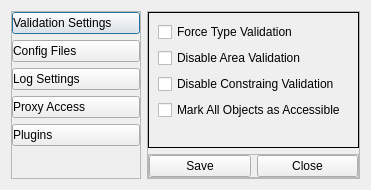
<?xml version="1.0" encoding="UTF-8"?>
<ui version="4.0">
 <class>settingsWindow</class>
 <widget class="QDialog" name="settingsWindow">
  <property name="geometry">
   <rect>
    <x>0</x>
    <y>0</y>
    <width>371</width>
    <height>190</height>
   </rect>
  </property>
  <property name="windowTitle">
   <string>Dialog</string>
  </property>
  <layout class="QHBoxLayout" name="horizontalLayout_2">
   <item>
    <widget class="QFrame" name="settingsButtonsView">
     <property name="frameShape">
      <enum>QFrame::StyledPanel</enum>
     </property>
     <property name="frameShadow">
      <enum>QFrame::Raised</enum>
     </property>
     <layout class="QVBoxLayout" name="verticalLayout_6">
      <property name="spacing">
       <number>6</number>
      </property>
      <property name="leftMargin">
       <number>0</number>
      </property>
      <property name="topMargin">
       <number>0</number>
      </property>
      <property name="rightMargin">
       <number>0</number>
      </property>
      <property name="bottomMargin">
       <number>0</number>
      </property>
      <item>
       <widget class="QPushButton" name="settingButton1">
        <property name="sizePolicy">
         <sizepolicy hsizetype="Minimum" vsizetype="Fixed">
          <horstretch>0</horstretch>
          <verstretch>0</verstretch>
         </sizepolicy>
        </property>
        <property name="minimumSize">
         <size>
          <width>128</width>
          <height>0</height>
         </size>
        </property>
        <property name="styleSheet">
         <string notr="true">Text-align:left;</string>
        </property>
        <property name="text">
         <string>Validation Settings</string>
        </property>
        <property name="icon">
         <iconset>
          <normaloff>icons/validator.png</normaloff>icons/validator.png</iconset>
        </property>
        <property name="iconSize">
         <size>
          <width>16</width>
          <height>16</height>
         </size>
        </property>
        <property name="checkable">
         <bool>false</bool>
        </property>
        <property name="checked">
         <bool>false</bool>
        </property>
        <property name="flat">
         <bool>false</bool>
        </property>
       </widget>
      </item>
      <item>
       <widget class="QPushButton" name="settingButton2">
        <property name="sizePolicy">
         <sizepolicy hsizetype="Preferred" vsizetype="Preferred">
          <horstretch>0</horstretch>
          <verstretch>0</verstretch>
         </sizepolicy>
        </property>
        <property name="minimumSize">
         <size>
          <width>128</width>
          <height>0</height>
         </size>
        </property>
        <property name="toolTip">
         <string>Select configuration files for a preset</string>
        </property>
        <property name="styleSheet">
         <string notr="true">Text-align:left;</string>
        </property>
        <property name="text">
         <string>Config Files</string>
        </property>
        <property name="icon">
         <iconset>
          <normaloff>icons/tool.svg</normaloff>icons/tool.svg</iconset>
        </property>
        <property name="checkable">
         <bool>false</bool>
        </property>
        <property name="checked">
         <bool>false</bool>
        </property>
        <property name="flat">
         <bool>false</bool>
        </property>
       </widget>
      </item>
      <item>
       <widget class="QPushButton" name="settingButton3">
        <property name="sizePolicy">
         <sizepolicy hsizetype="Minimum" vsizetype="Fixed">
          <horstretch>0</horstretch>
          <verstretch>0</verstretch>
         </sizepolicy>
        </property>
        <property name="minimumSize">
         <size>
          <width>128</width>
          <height>0</height>
         </size>
        </property>
        <property name="styleSheet">
         <string notr="true">Text-align:left;</string>
        </property>
        <property name="text">
         <string>Log Settings</string>
        </property>
        <property name="icon">
         <iconset>
          <normaloff>icons/archive.svg</normaloff>icons/archive.svg</iconset>
        </property>
        <property name="checkable">
         <bool>false</bool>
        </property>
        <property name="checked">
         <bool>false</bool>
        </property>
        <property name="flat">
         <bool>false</bool>
        </property>
       </widget>
      </item>
      <item>
       <widget class="QPushButton" name="settingButton4">
        <property name="sizePolicy">
         <sizepolicy hsizetype="Minimum" vsizetype="Fixed">
          <horstretch>0</horstretch>
          <verstretch>0</verstretch>
         </sizepolicy>
        </property>
        <property name="minimumSize">
         <size>
          <width>128</width>
          <height>0</height>
         </size>
        </property>
        <property name="styleSheet">
         <string notr="true">Text-align:left;</string>
        </property>
        <property name="text">
         <string>Proxy Access</string>
        </property>
        <property name="icon">
         <iconset>
          <normaloff>icons/loader.svg</normaloff>icons/loader.svg</iconset>
        </property>
        <property name="checkable">
         <bool>false</bool>
        </property>
        <property name="checked">
         <bool>false</bool>
        </property>
        <property name="flat">
         <bool>false</bool>
        </property>
       </widget>
      </item>
      <item>
       <widget class="QPushButton" name="settingButton5">
        <property name="sizePolicy">
         <sizepolicy hsizetype="Minimum" vsizetype="Fixed">
          <horstretch>0</horstretch>
          <verstretch>0</verstretch>
         </sizepolicy>
        </property>
        <property name="minimumSize">
         <size>
          <width>128</width>
          <height>0</height>
         </size>
        </property>
        <property name="styleSheet">
         <string notr="true">Text-align:left;</string>
        </property>
        <property name="text">
         <string>Plugins</string>
        </property>
        <property name="icon">
         <iconset>
          <normaloff>icons/log-in.svg</normaloff>icons/log-in.svg</iconset>
        </property>
        <property name="checkable">
         <bool>false</bool>
        </property>
        <property name="checked">
         <bool>false</bool>
        </property>
        <property name="flat">
         <bool>false</bool>
        </property>
       </widget>
      </item>
      <item>
       <spacer name="verticalSpacer_6">
        <property name="orientation">
         <enum>Qt::Vertical</enum>
        </property>
        <property name="sizeHint" stdset="0">
         <size>
          <width>20</width>
          <height>40</height>
         </size>
        </property>
       </spacer>
      </item>
     </layout>
    </widget>
   </item>
   <item>
    <widget class="QFrame" name="settingsView">
     <property name="frameShape">
      <enum>QFrame::StyledPanel</enum>
     </property>
     <property name="frameShadow">
      <enum>QFrame::Raised</enum>
     </property>
     <layout class="QVBoxLayout" name="verticalLayout_7">
      <property name="spacing">
       <number>6</number>
      </property>
      <property name="leftMargin">
       <number>0</number>
      </property>
      <property name="topMargin">
       <number>0</number>
      </property>
      <property name="rightMargin">
       <number>0</number>
      </property>
      <property name="bottomMargin">
       <number>0</number>
      </property>
      <item>
       <widget class="QStackedWidget" name="stackedWidget">
        <property name="frameShape">
         <enum>QFrame::Box</enum>
        </property>
        <property name="currentIndex">
         <number>0</number>
        </property>
        <widget class="QWidget" name="settings1">
         <layout class="QVBoxLayout" name="verticalLayout">
          <item>
           <widget class="QCheckBox" name="setting1_1">
            <property name="text">
             <string>Force Type Validation</string>
            </property>
           </widget>
          </item>
          <item>
           <widget class="QCheckBox" name="setting1_2">
            <property name="text">
             <string>Disable Area Validation</string>
            </property>
           </widget>
          </item>
          <item>
           <widget class="QCheckBox" name="setting1_3">
            <property name="text">
             <string>Disable Constraing Validation</string>
            </property>
           </widget>
          </item>
          <item>
           <widget class="QCheckBox" name="setting1_4">
            <property name="text">
             <string>Mark All Objects as Accessible</string>
            </property>
           </widget>
          </item>
          <item>
           <spacer name="verticalSpacer">
            <property name="orientation">
             <enum>Qt::Vertical</enum>
            </property>
            <property name="sizeHint" stdset="0">
             <size>
              <width>20</width>
              <height>40</height>
             </size>
            </property>
           </spacer>
          </item>
         </layout>
        </widget>
        <widget class="QWidget" name="settings2">
         <layout class="QVBoxLayout" name="verticalLayout_2">
          <item>
           <widget class="QCheckBox" name="setting2_1">
            <property name="sizePolicy">
             <sizepolicy hsizetype="Preferred" vsizetype="Preferred">
              <horstretch>0</horstretch>
              <verstretch>0</verstretch>
             </sizepolicy>
            </property>
            <property name="text">
             <string>Set Config File</string>
            </property>
           </widget>
          </item>
          <item>
           <widget class="QCheckBox" name="setting2_2">
            <property name="text">
             <string>Set Metaconfig File</string>
            </property>
           </widget>
          </item>
          <item>
           <spacer name="verticalSpacer_2">
            <property name="orientation">
             <enum>Qt::Vertical</enum>
            </property>
            <property name="sizeHint" stdset="0">
             <size>
              <width>20</width>
              <height>40</height>
             </size>
            </property>
           </spacer>
          </item>
         </layout>
        </widget>
        <widget class="QWidget" name="settings3">
         <layout class="QVBoxLayout" name="verticalLayout_3">
          <item>
           <widget class="QCheckBox" name="setting3_1">
            <property name="text">
             <string>Enable Log Timestamps</string>
            </property>
           </widget>
          </item>
          <item>
           <widget class="QCheckBox" name="setting3_3">
            <property name="text">
             <string>Enable Trace Logs</string>
            </property>
           </widget>
          </item>
          <item>
           <widget class="QCheckBox" name="setting3_2">
            <property name="text">
             <string>Log Export Location</string>
            </property>
           </widget>
          </item>
          <item>
           <spacer name="verticalSpacer_3">
            <property name="orientation">
             <enum>Qt::Vertical</enum>
            </property>
            <property name="sizeHint" stdset="0">
             <size>
              <width>20</width>
              <height>40</height>
             </size>
            </property>
           </spacer>
          </item>
         </layout>
        </widget>
        <widget class="QWidget" name="settings4">
         <layout class="QVBoxLayout" name="verticalLayout_4">
          <item>
           <widget class="QFrame" name="settings4_sub1">
            <property name="minimumSize">
             <size>
              <width>0</width>
              <height>0</height>
             </size>
            </property>
            <property name="frameShape">
             <enum>QFrame::StyledPanel</enum>
            </property>
            <property name="frameShadow">
             <enum>QFrame::Raised</enum>
            </property>
            <layout class="QHBoxLayout" name="horizontalLayout_4">
             <property name="spacing">
              <number>0</number>
             </property>
             <property name="leftMargin">
              <number>0</number>
             </property>
             <property name="topMargin">
              <number>0</number>
             </property>
             <property name="rightMargin">
              <number>0</number>
             </property>
             <property name="bottomMargin">
              <number>0</number>
             </property>
             <item>
              <widget class="QCheckBox" name="setting4_11"/>
             </item>
             <item>
              <widget class="QLineEdit" name="setting4_12">
               <property name="enabled">
                <bool>false</bool>
               </property>
               <property name="text">
                <string/>
               </property>
               <property name="readOnly">
                <bool>false</bool>
               </property>
               <property name="placeholderText">
                <string>Server Nr: 192.168.1.100</string>
               </property>
              </widget>
             </item>
             <item>
              <widget class="QToolButton" name="setting4_13">
               <property name="text">
                <string>...</string>
               </property>
              </widget>
             </item>
            </layout>
           </widget>
          </item>
          <item>
           <widget class="QFrame" name="settings4_sub2">
            <property name="frameShape">
             <enum>QFrame::StyledPanel</enum>
            </property>
            <property name="frameShadow">
             <enum>QFrame::Raised</enum>
            </property>
            <layout class="QHBoxLayout" name="horizontalLayout_5">
             <property name="spacing">
              <number>0</number>
             </property>
             <property name="leftMargin">
              <number>0</number>
             </property>
             <property name="topMargin">
              <number>0</number>
             </property>
             <property name="rightMargin">
              <number>0</number>
             </property>
             <property name="bottomMargin">
              <number>0</number>
             </property>
             <item>
              <widget class="QCheckBox" name="setting4_21"/>
             </item>
             <item>
              <widget class="QLineEdit" name="setting4_22">
               <property name="enabled">
                <bool>false</bool>
               </property>
               <property name="text">
                <string/>
               </property>
               <property name="readOnly">
                <bool>false</bool>
               </property>
               <property name="placeholderText">
                <string>Port Nr: 8080</string>
               </property>
              </widget>
             </item>
             <item>
              <widget class="QToolButton" name="setting4_23">
               <property name="text">
                <string>...</string>
               </property>
              </widget>
             </item>
            </layout>
           </widget>
          </item>
          <item>
           <spacer name="verticalSpacer_4">
            <property name="orientation">
             <enum>Qt::Vertical</enum>
            </property>
            <property name="sizeHint" stdset="0">
             <size>
              <width>20</width>
              <height>40</height>
             </size>
            </property>
           </spacer>
          </item>
         </layout>
        </widget>
        <widget class="QWidget" name="settings5">
         <layout class="QVBoxLayout" name="verticalLayout_5">
          <item>
           <widget class="QFrame" name="setting5_sub">
            <property name="minimumSize">
             <size>
              <width>0</width>
              <height>0</height>
             </size>
            </property>
            <property name="frameShape">
             <enum>QFrame::StyledPanel</enum>
            </property>
            <property name="frameShadow">
             <enum>QFrame::Raised</enum>
            </property>
            <layout class="QHBoxLayout" name="horizontalLayout_6">
             <property name="spacing">
              <number>0</number>
             </property>
             <property name="leftMargin">
              <number>0</number>
             </property>
             <property name="topMargin">
              <number>0</number>
             </property>
             <property name="rightMargin">
              <number>0</number>
             </property>
             <property name="bottomMargin">
              <number>0</number>
             </property>
             <item>
              <widget class="QCheckBox" name="setting5_11"/>
             </item>
             <item>
              <widget class="QLineEdit" name="setting5_12">
               <property name="enabled">
                <bool>false</bool>
               </property>
               <property name="text">
                <string/>
               </property>
               <property name="readOnly">
                <bool>false</bool>
               </property>
               <property name="placeholderText">
                <string>Plugins Directory Path</string>
               </property>
              </widget>
             </item>
             <item>
              <widget class="QToolButton" name="setting5_13">
               <property name="text">
                <string>...</string>
               </property>
              </widget>
             </item>
            </layout>
           </widget>
          </item>
          <item>
           <spacer name="verticalSpacer_5">
            <property name="orientation">
             <enum>Qt::Vertical</enum>
            </property>
            <property name="sizeHint" stdset="0">
             <size>
              <width>20</width>
              <height>40</height>
             </size>
            </property>
           </spacer>
          </item>
         </layout>
        </widget>
       </widget>
      </item>
      <item>
       <widget class="QFrame" name="windowButtons">
        <property name="frameShape">
         <enum>QFrame::StyledPanel</enum>
        </property>
        <property name="frameShadow">
         <enum>QFrame::Raised</enum>
        </property>
        <layout class="QHBoxLayout" name="horizontalLayout">
         <property name="spacing">
          <number>6</number>
         </property>
         <property name="leftMargin">
          <number>0</number>
         </property>
         <property name="topMargin">
          <number>0</number>
         </property>
         <property name="rightMargin">
          <number>0</number>
         </property>
         <property name="bottomMargin">
          <number>0</number>
         </property>
         <item>
          <widget class="QPushButton" name="saveButton">
           <property name="text">
            <string>Save</string>
           </property>
           <property name="icon">
            <iconset>
             <normaloff>icons/save.svg</normaloff>icons/save.svg</iconset>
           </property>
          </widget>
         </item>
         <item>
          <widget class="QPushButton" name="closeButton">
           <property name="text">
            <string>Close</string>
           </property>
           <property name="icon">
            <iconset>
             <normaloff>icons/x.svg</normaloff>icons/x.svg</iconset>
           </property>
           <property name="flat">
            <bool>false</bool>
           </property>
          </widget>
         </item>
        </layout>
       </widget>
      </item>
     </layout>
    </widget>
   </item>
  </layout>
 </widget>
 <resources>
  <include location="resources.qrc"/>
 </resources>
 <connections/>
</ui>
